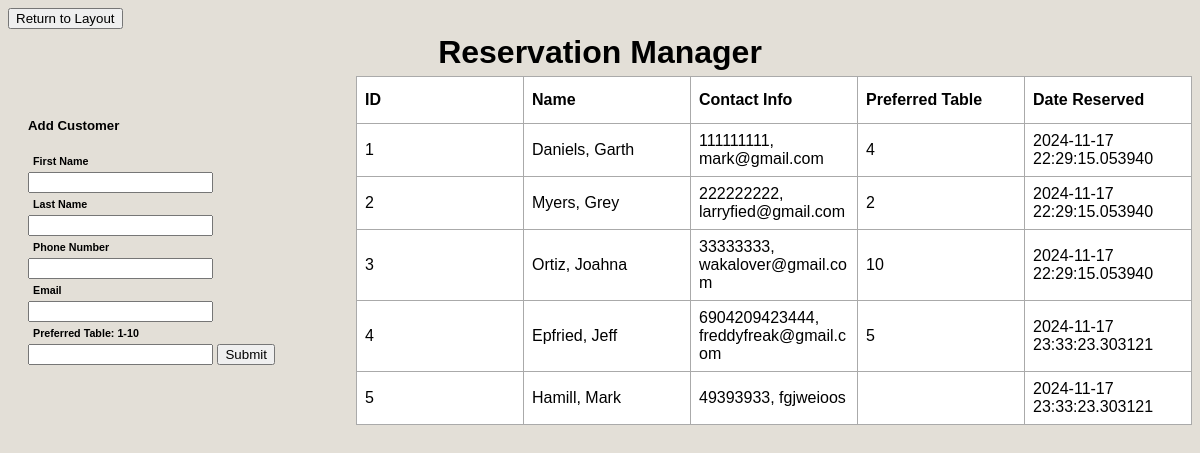
/reservation_manager, run on the app's committed database.
### main.py (models this page shows, shortened)
class Customer(db.Model):
    cust_id = db.Column(db.Integer, primary_key=True, autoincrement=True)       #* GAD - Added auto-increment
    cust_first_name = db.Column(db.String(50), nullable=False)
    cust_last_name = db.Column(db.String(50), nullable=False)
    phone_no = db.Column(db.String(10), unique=True, nullable=False)
    email = db.Column(db.String(60), unique=True, nullable=False)
    pref_table = db.Column(db.Integer, db.ForeignKey("table.table_id"))
    date_created = db.Column(db.DateTime, default = datetime.now(), nullable=False)
    date_reserved = db.Column(db.DateTime, default = datetime.now(), nullable=False)

### main.py (the view)
@app.route('/reservation_manager', methods=['GET','POST'])
def add_reservation():
    if request.method == 'POST':
        cust_first_name = request.form['First Name']
        cust_last_name = request.form['Last Name']
        phone_no = request.form['Phone No.']
        email = request.form['Email']
        pref_table = request.form['Preferred Table']
        try:
            db.session.add(Customer(cust_first_name,
                                    cust_last_name,
                                    phone_no, email,
                                    pref_table))
            db.session.commit()
            return redirect('/reservation_manager')
        except:
            return 'There was an issue reserving your table'
    else:
        customers = Customer.query.order_by(Customer.cust_id).all()
        return render_template('reservation_manager.html', customers = customers)

### templates/reservation_manager.html (shortened to what this page needs)
{% extends 'base.html' %}
{% block head %}
<link rel="stylesheet" href="{{url_for('static', filename='css/main.css')}}">
{% endblock %}
{% block body %}
<div>
    <form action="/" method="GET">
        <button>Return to Layout</button>
    </form>
    <h1 style="text-align: center;">Reservation Manager</h1>
    <div class="container">
    <div class="form-container-non-centered">
        <form action="/reservation_manager" method="POST">
            <h5>Add Customer</h5>
            <h6>First Name</h6>
            <input type="text" name="First Name" id="first_name">
            <h6>Last Name</h6>
            <input type="text" name="Last Name" id="last_name">
            <h6>Phone Number</h6>
            <input type="text" name="Phone No." id="phone_no">
            <h6>Email</h6>
            <input type="text" name="Email" id="email">
            <h6>Preferred Table: 1-10</h6>
            <input type="text" name="Preferred Table" id="pref_table">
            <input type="submit" name="Enter Info">
        </form>
    </div>
    <table class="table">
        <tr>
          <th>ID</th>
          <th>Name</th>
          <th>Contact Info</th>
          <th>Preferred Table</th>
          <th>Date Reserved</th>
        </tr>
        {% for customer in customers %}
        <tr>
          <td>{{customer.cust_id}} </td>
          <td>{{customer.cust_last_name}}, {{customer.cust_first_name}}</td>
          <td>{{customer.phone_no}}, {{customer.email}}</td>
          <td>{{customer.pref_table}}</td>
          <td>{{customer.date_reserved}}</td>
        </tr>
        {% endfor %}
    </table>
    </div>
</div>
{% endblock %}

### static/css/main.css (style rules this page uses)
body, html { font-family: sans-serif; background-color: #E3DFD7; color: black; }
h1 { margin: 5px; }
h6 { margin: 5px; }
.container { display: flex; justify-content: space-between; padding: auto; }
.form-container-non-centered { display: flex; gap: 20px; margin: 20px; flex-wrap: nowrap; }
table, td, th { border: 1px solid #aaa; padding: 8px; text-align: left; word-wrap: break-word; }
.table { background-color: white; border-collapse: collapse; overflow-y: auto; table-layout: fixed; width: 30%; }
th { width: 150px; height: 30px; vertical-align: middle; }
td { width: 150px; height: 30px; }

### data on the page
Customer: cust_id "1", cust_last_name "Daniels", cust_first_name "Garth", phone_no "111111111", email "mark@gmail.com", pref_table "4", date_reserved "2024-11-17 22:29:15.053940"
Customer: cust_id "2", cust_last_name "Myers", cust_first_name "Grey", phone_no "222222222", email "larryfied@gmail.com", pref_table "2", date_reserved "2024-11-17 22:29:15.053940"
Customer: cust_id "3", cust_last_name "Ortiz", cust_first_name "Joahna", phone_no "33333333", email "wakalover@gmail.com", pref_table "10", date_reserved "2024-11-17 22:29:15.053940"
Customer: cust_id "4", cust_last_name "Epfried", cust_first_name "Jeff", phone_no "6904209423444", email "freddyfreak@gmail.com", pref_table "5", date_reserved "2024-11-17 23:33:23.303121"
Customer: cust_id "5", cust_last_name "Hamill", cust_first_name "Mark", phone_no "49393933", email "fgjweioos", date_reserved "2024-11-17 23:33:23.303121"
